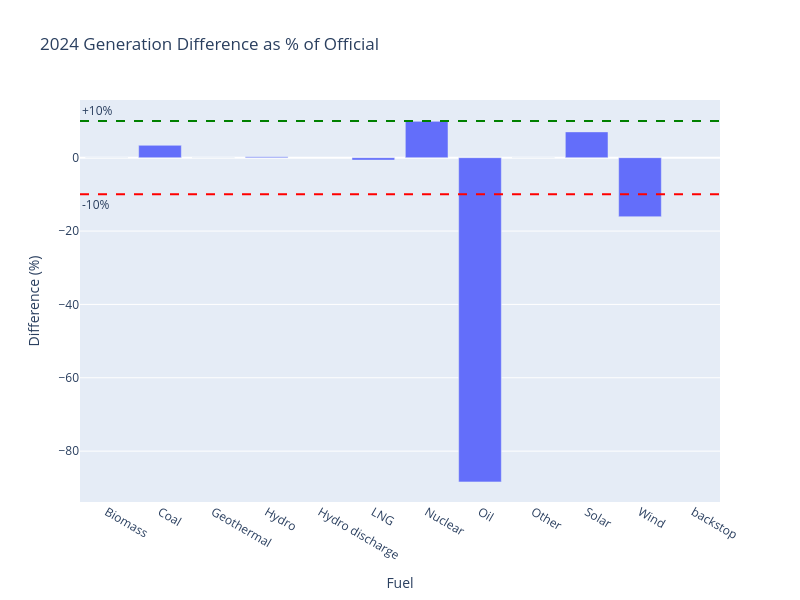

Notebook cell for this chart:
### Code cell
# --- CALIBRATION 1B: GENERATION 2024 COMPARISON (%)- Official data vs model --- #

# (PyPSA – Official) / Official * 100
percent_diff = (gen['gen_pypsa'] - gen['gen_act']) / gen['gen_act'] * 100

fig = go.Figure()

fig.add_trace(go.Bar(
    x=gen['Fuel'],
    y=percent_diff,
    name='PyPSA vs Official %Δ',
))

# Add ±10% reference lines
fig.add_hline(
    y=10,
    line_dash='dash',
    line_color='green',
    annotation_text='+10%',
    annotation_position='top left'
)
fig.add_hline(
    y=-10,
    line_dash='dash',
    line_color='red',
    annotation_text='-10%',
    annotation_position='bottom left'
)

# Final layout tweaks
fig.update_layout(
    title_text='2024 Generation Difference as % of Official',
    xaxis_title='Fuel',
    yaxis_title='Difference (%)',
    width=800,
    height=600,
    showlegend=False
)

fig.show()

# Annotate the % of generation

### Figure 1 — Plotly figure (JSON) as saved in the notebook; plotly's stock layout.template omitted (floating-point values rounded to 4 significant figures)
{"data": [{"name": "PyPSA vs Official %Δ", "type": "bar", "x": ["Biomass", "Coal", "Geothermal", "Hydro", "Hydro discharge", "LNG", "Nuclear", "Oil", "Other", "Solar", "Wind", "backstop"], "y": [-4.367e-05, 3.37, -2.657e-05, 0.2879, NaN, -0.661, 9.903, -88.38, -6.147e-10, 7.034, -16.08, NaN]}], "layout": {"annotations": [{"showarrow": false, "text": "+10%", "x": 0, "xanchor": "left", "xref": "x domain", "y": 10, "yanchor": "bottom", "yref": "y"}, {"showarrow": false, "text": "-10%", "x": 0, "xanchor": "left", "xref": "x domain", "y": -10, "yanchor": "top", "yref": "y"}], "height": 600, "shapes": [{"line": {"color": "green", "dash": "dash"}, "type": "line", "x0": 0, "x1": 1, "xref": "x domain", "y0": 10, "y1": 10, "yref": "y"}, {"line": {"color": "red", "dash": "dash"}, "type": "line", "x0": 0, "x1": 1, "xref": "x domain", "y0": -10, "y1": -10, "yref": "y"}], "showlegend": false, "title": {"text": "2024 Generation Difference as % of Official"}, "width": 800, "xaxis": {"title": {"text": "Fuel"}}, "yaxis": {"title": {"text": "Difference (%)"}}}}
